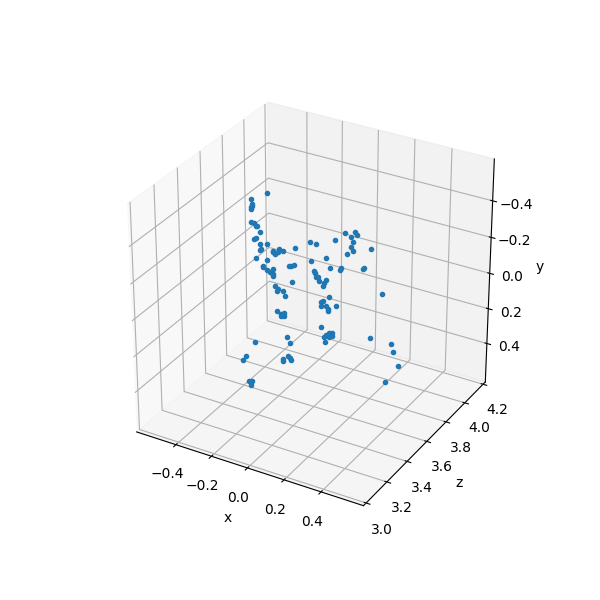

Write Python code to recreate this figure.
import matplotlib.pyplot as plt
from mpl_toolkits import mplot3d
import numpy as np
from util import *
from eight_point import *
from epipolar_match import *
from choose_solution import *
from linear_triangulation import *
from motion_from_essential import *
from essential_from_fundamental import *
from camera_matrices import *

matches = np.loadtxt('../data/matches.txt')
uv1 = matches[:,:2]
uv2 = matches[:,2:]
n = len(matches)

I1 = plt.imread('../data/im1.png')
I2 = plt.imread('../data/im2.png')
K1 = np.loadtxt('../data/K1.txt')
K2 = np.loadtxt('../data/K2.txt')

F = eight_point(uv1, uv2)

E = essential_from_fundamental(F, K1, K2)
Rts = motion_from_essential(E)
R,t = choose_solution(uv1, uv2, K1, K2, Rts)
P1,P2 = camera_matrices(K1, K2, R, t)

uv1 = np.loadtxt('../data/goodPoints.txt')
uv2 = epipolar_match(rgb2gray(I1), rgb2gray(I2), F, uv1)

n = len(uv1)
X = np.array([linear_triangulation(uv1[i], uv2[i], P1, P2) \
    for i in range(n)])

show_point_cloud(X,
    xlim=[-0.6,+0.6],
    ylim=[-0.6,+0.6],
    zlim=[+3.0,+4.2])
